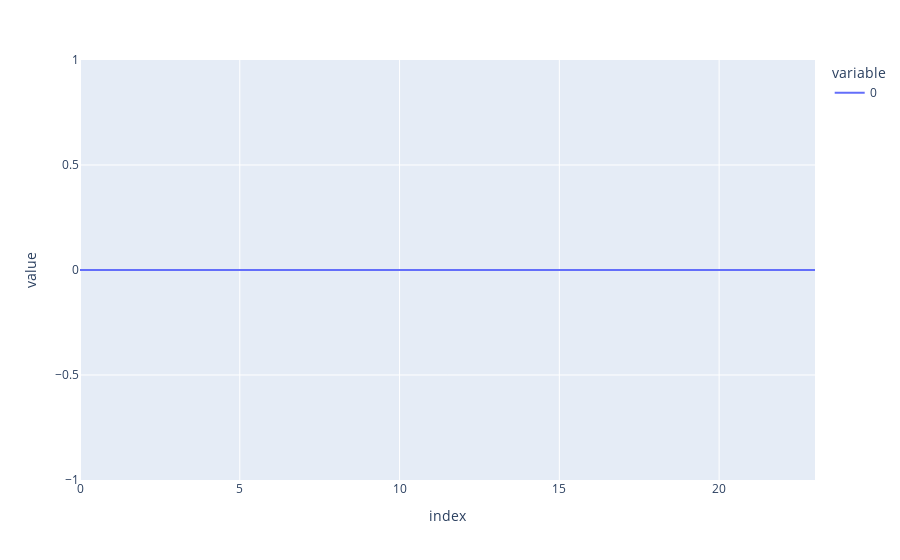

Write notebook code for a chart like this one.
### Code cell
px.line(mlm_losses)

### Figure 1 — Plotly figure (JSON) as saved in the notebook; plotly's stock layout.template omitted (floating-point values rounded to 4 significant figures)
{"data": [{"hovertemplate": "variable=0<br>index=%{x}<br>value=%{y}<extra></extra>", "legendgroup": "0", "line": {"color": "#636efa", "dash": "solid"}, "marker": {"symbol": "circle"}, "mode": "lines", "name": "0", "orientation": "v", "showlegend": true, "type": "scatter", "x": [0, 1, 2, 3, 4, 5, 6, 7, 8, 9, 10, 11, 12, 13, 14, 15, 16, 17, 18, 19, 20, 21, 22, 23], "xaxis": "x", "y": [0.0, 0.0, 0.0, 0.0, 0.0, 0.0, 0.0, 0.0, 0.0, 0.0, 0.0, 0.0, 0.0, 0.0, 0.0, 0.0, 0.0, 0.0, 0.0, 0.0, 0.0, 0.0, 0.0, 0.0], "yaxis": "y"}], "layout": {"legend": {"title": {"text": "variable"}, "tracegroupgap": 0}, "margin": {"t": 60}, "xaxis": {"anchor": "y", "domain": [0, 1], "title": {"text": "index"}}, "yaxis": {"anchor": "x", "domain": [0, 1], "title": {"text": "value"}}}}
